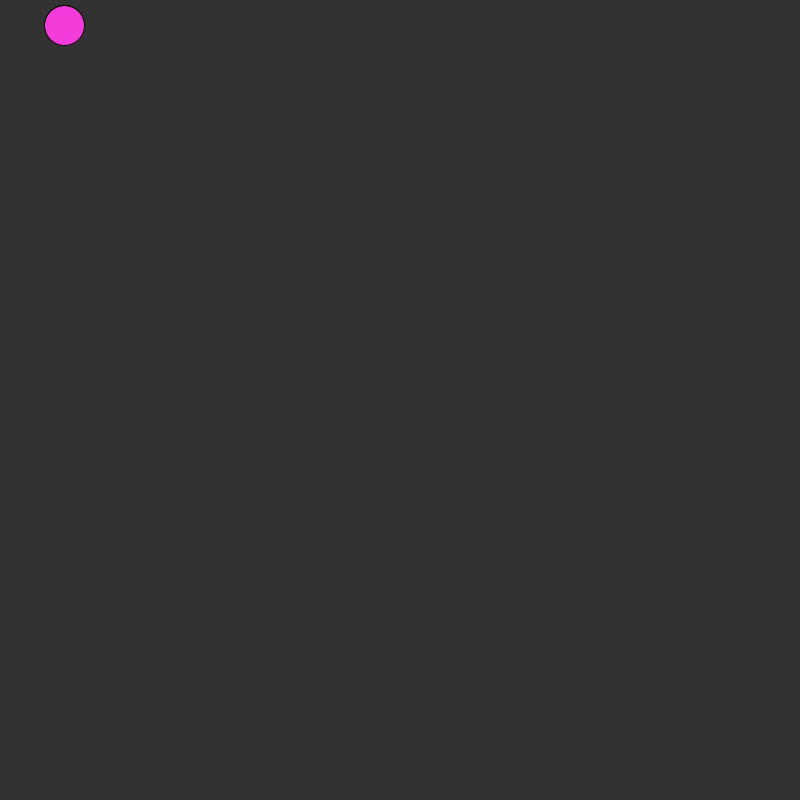
Frame 1 (no input)
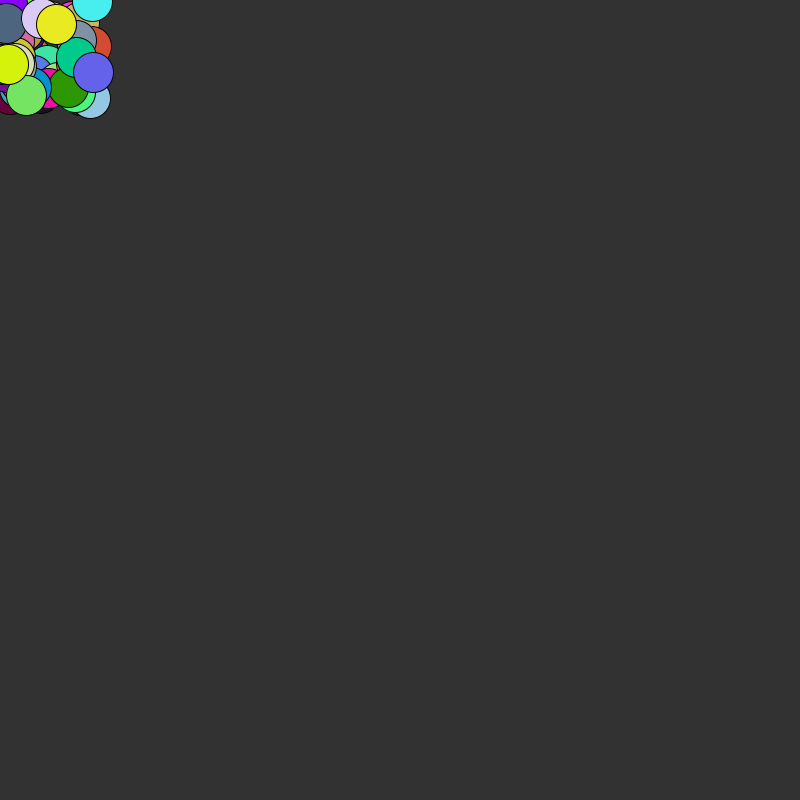
Frame 60 (the mouse pressed at the canvas centre just before this capture)
Frame 120 (the mouse held since frame 60 and released just before this capture): identical to frame 60, image omitted

The Processing sketch that drew these frames (run headless with seeded random() and noise(); from frame 60 on, the mouse is pressed at the canvas centre):

// Processing sketch: processing_92952
// ── processing_92952.pde



void setup() {

  size(800, 800);
  background(50);
}

void draw() {

  if (mousePressed==false) {
    drawLightning();
  }
}

void drawLightning() {

  float  x = mouseX;
  float y = mouseY;

  float a = x + random(100);
  float b = y + random(100);

  color c1 = color(random(255), random(255), random(255));
  fill(c1);

  ellipse(a, b, 40, 40);

  x = a;
  y = b;
}
